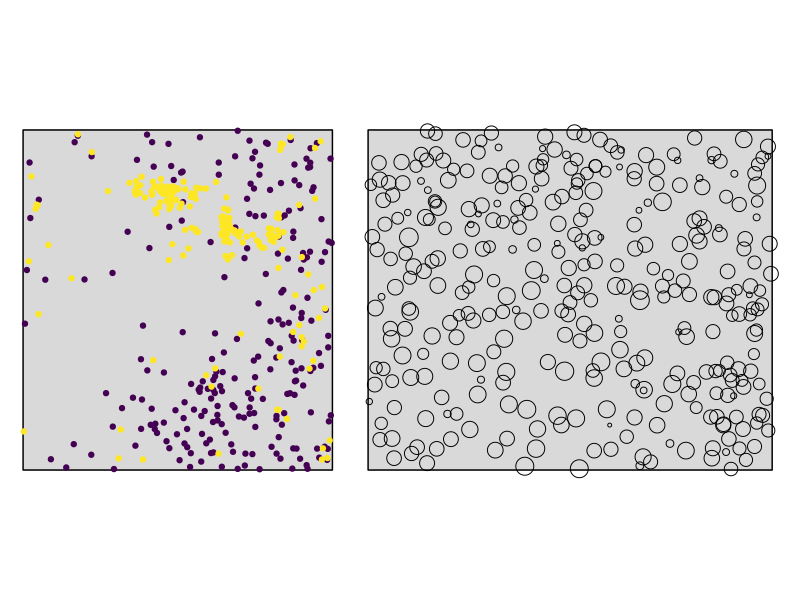

Reproduce this figure in R.
## ---- chunk 1
  library(ggplot2)
  library(patchwork)
  library(spatstat)

  # cluster/inhomo
  data <- read.table("Data/Hemlock_Adults_vs_SmallSaps.txt", 
                     sep = ";", dec = ".", header = TRUE)
  
  window <- spatstat.geom::ripras(data[,1:2], shape = "rectangle")

  ggplot_adults_vs_saps <- ggplot2::ggplot(data = data) +
    ggplot2::geom_polygon(data = as.data.frame(window),
                           ggplot2::aes(x = x, y = y),
                           col = "black", fill = "grey85") +
    ggplot2::geom_point(ggplot2::aes(x = x, y = y, col = mark)) + 
    ggplot2::coord_equal() + 
    ggplot2::scale_color_viridis_c() + 
    ggplot2::guides(col = FALSE) + 
    ggplot2::theme_void()
  
    # kmm(r)
    data <- read.table("Data/Alive_DouglasFir_OGN.txt", 
                     sep = ";", dec = ".", header = TRUE)
    
    window <- spatstat.geom::ripras(data[,1:2], shape = "rectangle")
    
    ggplot_alive_douglas <- ggplot2::ggplot(data = data) +
      ggplot2::geom_polygon(data = as.data.frame(window),
                           ggplot2::aes(x = x, y = y),
                           col = "black", fill = "grey85") +
    ggplot2::geom_point(ggplot2::aes(x = x, y = y, size = mark), shape = 1) + 
    ggplot2::coord_equal() + 
    # ggplot2::scale_color_viridis_c() + 
    ggplot2::guides(size = FALSE) + 
    ggplot2::theme_void()
    
    ggplot_adults_vs_saps + ggplot_alive_douglas
